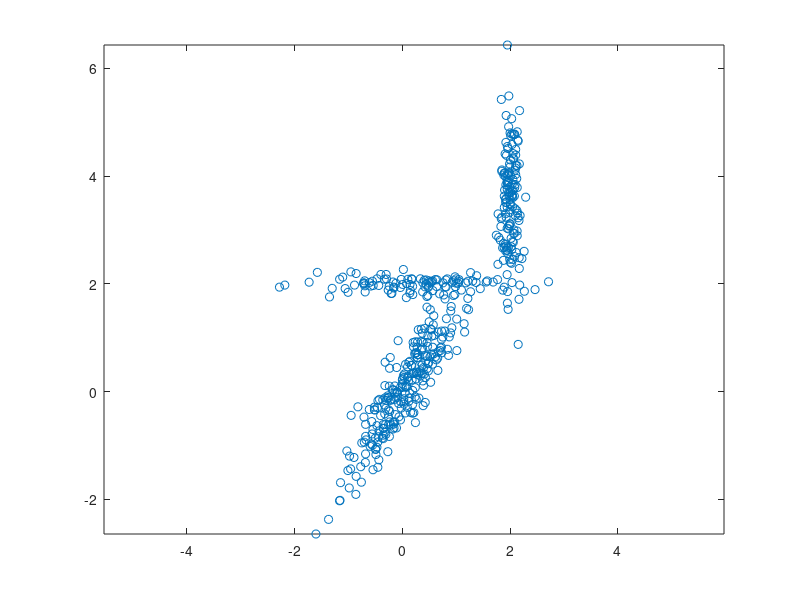

Here is the MATLAB script that generated this plot: (Note: this script raises an error after producing the figure.)
%DEMGMM5 Demonstrate density modelling with a PPCA mixture model.
%
%	Description
%	 The problem consists of modelling data generated by a mixture of
%	three Gaussians in 2 dimensions with a mixture model using full
%	covariance matrices.  The priors are 0.3, 0.5 and 0.2; the centres
%	are (2, 3.5), (0, 0) and (0,2); the variances are (0.16, 0.64) axis
%	aligned, (0.25, 1) rotated by 30 degrees and the identity matrix. The
%	first figure contains a scatter plot of the data.
%
%	A mixture model with three one-dimensional PPCA components is trained
%	using EM.  The parameter vector is printed before training and after
%	training.  The parameter vector consists of priors (the column), and
%	centres (given as (x, y) pairs as the next two columns).
%
%	The second figure is a 3 dimensional view of the density function,
%	while the third shows the axes of the 1-standard deviation ellipses
%	for the three components of the mixture model together with the one
%	standard deviation along the principal component of each mixture
%	model component.
%
%	See also
%	GMM, GMMINIT, GMMEM, GMMPROB, PPCA
%

%	Copyright (c) Ian T Nabney (1996-2001)


ndata = 500;
data = randn(ndata, 2);
prior = [0.3 0.5 0.2];
% Mixture model swaps clusters 1 and 3
datap = [0.2 0.5 0.3];
datac = [0 2; 0 0; 2 3.5];
datacov = repmat(eye(2), [1 1 3]);
data1 = data(1:prior(1)*ndata,:);
data2 = data(prior(1)*ndata+1:(prior(2)+prior(1))*ndata, :);
data3 = data((prior(1)+prior(2))*ndata +1:ndata, :);

% First cluster has axis aligned variance and centre (2, 3.5)
data1(:, 1) = data1(:, 1)*0.1 + 2.0;
data1(:, 2) = data1(:, 2)*0.8 + 3.5;
datacov(:, :, 3) = [0.1*0.1 0; 0 0.8*0.8];

% Second cluster has variance axes rotated by 30 degrees and centre (0, 0)
rotn = [cos(pi/6) -sin(pi/6); sin(pi/6) cos(pi/6)];
data2(:,1) = data2(:, 1)*0.2;
data2 = data2*rotn;
datacov(:, :, 2) = rotn' * [0.04 0; 0 1] * rotn;

% Third cluster is at (0,2)
data3(:, 2) = data3(:, 2)*0.1;
data3 = data3 + repmat([0 2], prior(3)*ndata, 1);

% Put the dataset together again
data = [data1; data2; data3];

ndata = 100;			% Number of data points.
noise = 0.2;			% Standard deviation of noise distribution.
x = [0:1/(2*(ndata - 1)):0.5]';
randn('state', 1);
rand('state', 1);
t = sin(2*pi*x) + noise*randn(ndata, 1);

% Fit three one-dimensional PPCA models
ncentres = 3;
ppca_dim = 1;

clc
disp('This demonstration illustrates the use of a Gaussian mixture model')
disp('with a probabilistic PCA covariance structure to approximate the')
disp('unconditional probability density of data in a two-dimensional space.')
disp('We begin by generating the data from a mixture of three Gaussians and')
disp('plotting it.')
disp(' ')
disp('The first cluster has axis aligned variance and centre (0, 2).')
disp('The variance parallel to the x-axis is significantly greater')
disp('than that parallel to the y-axis.')
disp('The second cluster has variance axes rotated by 30 degrees')
disp('and centre (0, 0).  The third cluster has significant variance')
disp('parallel to the y-axis and centre (2, 3.5).')
disp(' ')
disp('Press any key to continue.')
pause

fh1 = figure;
plot(data(:, 1), data(:, 2), 'o')
set(gca, 'Box', 'on')
axis equal
hold on

mix = gmm(2, ncentres, 'ppca', ppca_dim);
options = foptions;
options(14) = 10;
options(1) = -1;  % Switch off all warnings

% Just use 10 iterations of k-means in initialisation
% Initialise the model parameters from the data
mix = gmminit(mix, data, options);
disp('The mixture model has three components with 1-dimensional')
disp('PPCA subspaces.  The model parameters after initialisation using')
disp('the k-means algorithm are as follows')
disp('    Priors        Centres')
disp([mix.priors' mix.centres])
disp(' ')
disp('Press any key to continue')
pause

options(1)  = 1;		% Prints out error values.
options(14) = 30;		% Number of iterations.

disp('We now train the model using the EM algorithm for up to 30 iterations.')
disp(' ')
disp('Press any key to continue.')
pause

[mix, options, errlog] = gmmem(mix, data, options);
disp('The trained model has priors and centres:')
disp('    Priors        Centres')
disp([mix.priors' mix.centres])

% Now plot the result
for i = 1:ncentres
  % Plot the PC vectors
  v = mix.U(:,:,i);
  start=mix.centres(i,:)-sqrt(mix.lambda(i))*(v');
  endpt=mix.centres(i,:)+sqrt(mix.lambda(i))*(v');
  linex = [start(1) endpt(1)];
  liney = [start(2) endpt(2)];
  line(linex, liney, 'Color', 'k', 'LineWidth', 3)
  % Plot ellipses of one standard deviation
  theta = 0:0.02:2*pi;
  x = sqrt(mix.lambda(i))*cos(theta);
  y = sqrt(mix.covars(i))*sin(theta);
  % Rotate ellipse axes
  rot_matrix = [v(1) -v(2); v(2) v(1)];
  ellipse = (rot_matrix*([x; y]))';
  % Adjust centre
  ellipse = ellipse + ones(length(theta), 1)*mix.centres(i,:);
  plot(ellipse(:,1), ellipse(:,2), 'r-')
end

disp(' ')
disp('Press any key to exit')
pause
close (fh1);
clear all;